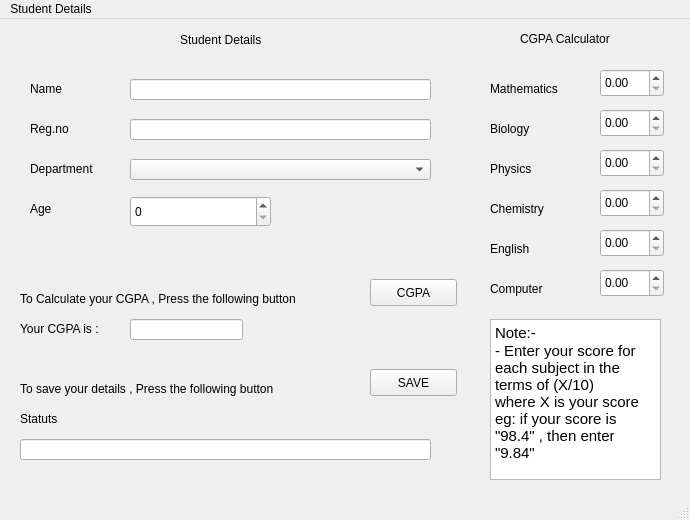
<?xml version="1.0" encoding="UTF-8"?>
<ui version="4.0">
 <class>MainWindow</class>
 <widget class="QMainWindow" name="MainWindow">
  <property name="geometry">
   <rect>
    <x>0</x>
    <y>0</y>
    <width>690</width>
    <height>520</height>
   </rect>
  </property>
  <property name="windowTitle">
   <string>MainWindow</string>
  </property>
  <widget class="QWidget" name="centralwidget">
   <widget class="QLabel" name="label">
    <property name="geometry">
     <rect>
      <x>30</x>
      <y>60</y>
      <width>66</width>
      <height>19</height>
     </rect>
    </property>
    <property name="text">
     <string>Name</string>
    </property>
   </widget>
   <widget class="QLineEdit" name="lineEdit">
    <property name="geometry">
     <rect>
      <x>130</x>
      <y>60</y>
      <width>301</width>
      <height>21</height>
     </rect>
    </property>
   </widget>
   <widget class="QLabel" name="label_2">
    <property name="geometry">
     <rect>
      <x>30</x>
      <y>100</y>
      <width>61</width>
      <height>20</height>
     </rect>
    </property>
    <property name="text">
     <string>Reg.no</string>
    </property>
   </widget>
   <widget class="QLineEdit" name="lineEdit_2">
    <property name="geometry">
     <rect>
      <x>130</x>
      <y>100</y>
      <width>301</width>
      <height>21</height>
     </rect>
    </property>
   </widget>
   <widget class="QLabel" name="label_3">
    <property name="geometry">
     <rect>
      <x>30</x>
      <y>140</y>
      <width>91</width>
      <height>19</height>
     </rect>
    </property>
    <property name="text">
     <string>Department</string>
    </property>
   </widget>
   <widget class="QComboBox" name="comboBox">
    <property name="geometry">
     <rect>
      <x>130</x>
      <y>140</y>
      <width>301</width>
      <height>21</height>
     </rect>
    </property>
    <item>
     <property name="text">
      <string/>
     </property>
    </item>
    <item>
     <property name="text">
      <string>CSE - CORE</string>
     </property>
    </item>
    <item>
     <property name="text">
      <string>CSE - AIML</string>
     </property>
    </item>
    <item>
     <property name="text">
      <string>CSE - DSBS</string>
     </property>
    </item>
    <item>
     <property name="text">
      <string>CSE - BC</string>
     </property>
    </item>
    <item>
     <property name="text">
      <string>MECH</string>
     </property>
    </item>
    <item>
     <property name="text">
      <string>EEE</string>
     </property>
    </item>
    <item>
     <property name="text">
      <string>ECE</string>
     </property>
    </item>
    <item>
     <property name="text">
      <string/>
     </property>
    </item>
   </widget>
   <widget class="QLabel" name="label_4">
    <property name="geometry">
     <rect>
      <x>30</x>
      <y>180</y>
      <width>66</width>
      <height>19</height>
     </rect>
    </property>
    <property name="text">
     <string>Age</string>
    </property>
   </widget>
   <widget class="QSpinBox" name="spinBox">
    <property name="geometry">
     <rect>
      <x>130</x>
      <y>177</y>
      <width>141</width>
      <height>31</height>
     </rect>
    </property>
   </widget>
   <widget class="QLabel" name="label_5">
    <property name="geometry">
     <rect>
      <x>180</x>
      <y>10</y>
      <width>101</width>
      <height>21</height>
     </rect>
    </property>
    <property name="text">
     <string>Student Details</string>
    </property>
   </widget>
   <widget class="QLabel" name="label_6">
    <property name="geometry">
     <rect>
      <x>520</x>
      <y>10</y>
      <width>111</width>
      <height>19</height>
     </rect>
    </property>
    <property name="text">
     <string>CGPA Calculator</string>
    </property>
   </widget>
   <widget class="QLabel" name="label_7">
    <property name="geometry">
     <rect>
      <x>490</x>
      <y>140</y>
      <width>66</width>
      <height>19</height>
     </rect>
    </property>
    <property name="text">
     <string>Physics</string>
    </property>
   </widget>
   <widget class="QLabel" name="label_8">
    <property name="geometry">
     <rect>
      <x>490</x>
      <y>180</y>
      <width>71</width>
      <height>19</height>
     </rect>
    </property>
    <property name="text">
     <string>Chemistry</string>
    </property>
   </widget>
   <widget class="QLabel" name="label_9">
    <property name="geometry">
     <rect>
      <x>490</x>
      <y>260</y>
      <width>66</width>
      <height>19</height>
     </rect>
    </property>
    <property name="text">
     <string>Computer</string>
    </property>
   </widget>
   <widget class="QLabel" name="label_10">
    <property name="geometry">
     <rect>
      <x>490</x>
      <y>60</y>
      <width>91</width>
      <height>19</height>
     </rect>
    </property>
    <property name="text">
     <string>Mathematics</string>
    </property>
   </widget>
   <widget class="QLabel" name="label_11">
    <property name="geometry">
     <rect>
      <x>490</x>
      <y>220</y>
      <width>66</width>
      <height>19</height>
     </rect>
    </property>
    <property name="text">
     <string>English</string>
    </property>
   </widget>
   <widget class="QLabel" name="label_12">
    <property name="geometry">
     <rect>
      <x>490</x>
      <y>100</y>
      <width>66</width>
      <height>19</height>
     </rect>
    </property>
    <property name="text">
     <string>Biology</string>
    </property>
   </widget>
   <widget class="QDoubleSpinBox" name="doubleSpinBox">
    <property name="geometry">
     <rect>
      <x>600</x>
      <y>50</y>
      <width>64</width>
      <height>28</height>
     </rect>
    </property>
   </widget>
   <widget class="QDoubleSpinBox" name="doubleSpinBox_2">
    <property name="geometry">
     <rect>
      <x>600</x>
      <y>170</y>
      <width>64</width>
      <height>28</height>
     </rect>
    </property>
   </widget>
   <widget class="QDoubleSpinBox" name="doubleSpinBox_3">
    <property name="geometry">
     <rect>
      <x>600</x>
      <y>130</y>
      <width>64</width>
      <height>28</height>
     </rect>
    </property>
   </widget>
   <widget class="QDoubleSpinBox" name="doubleSpinBox_4">
    <property name="geometry">
     <rect>
      <x>600</x>
      <y>90</y>
      <width>64</width>
      <height>28</height>
     </rect>
    </property>
   </widget>
   <widget class="QDoubleSpinBox" name="doubleSpinBox_5">
    <property name="geometry">
     <rect>
      <x>600</x>
      <y>250</y>
      <width>64</width>
      <height>28</height>
     </rect>
    </property>
   </widget>
   <widget class="QDoubleSpinBox" name="doubleSpinBox_6">
    <property name="geometry">
     <rect>
      <x>600</x>
      <y>210</y>
      <width>64</width>
      <height>28</height>
     </rect>
    </property>
   </widget>
   <widget class="QTextBrowser" name="textBrowser">
    <property name="geometry">
     <rect>
      <x>490</x>
      <y>300</y>
      <width>171</width>
      <height>161</height>
     </rect>
    </property>
    <property name="html">
     <string>&lt;!DOCTYPE HTML PUBLIC &quot;-//W3C//DTD HTML 4.0//EN&quot; &quot;http://www.w3.org/TR/REC-html40/strict.dtd&quot;&gt;
&lt;html&gt;&lt;head&gt;&lt;meta name=&quot;qrichtext&quot; content=&quot;1&quot; /&gt;&lt;style type=&quot;text/css&quot;&gt;
p, li { white-space: pre-wrap; }
&lt;/style&gt;&lt;/head&gt;&lt;body style=&quot; font-family:'Cantarell'; font-size:11pt; font-weight:400; font-style:normal;&quot;&gt;
&lt;p style=&quot; margin-top:0px; margin-bottom:0px; margin-left:0px; margin-right:0px; -qt-block-indent:0; text-indent:0px;&quot;&gt;Note:-&lt;/p&gt;
&lt;p style=&quot; margin-top:0px; margin-bottom:0px; margin-left:0px; margin-right:0px; -qt-block-indent:0; text-indent:0px;&quot;&gt;- Enter your score for each subject in the terms of (X/10)&lt;br /&gt;where X is your score &lt;br /&gt;eg: if your score is &amp;quot;98.4&amp;quot; , then enter &amp;quot;9.84&amp;quot;&lt;/p&gt;&lt;/body&gt;&lt;/html&gt;</string>
    </property>
   </widget>
   <widget class="QLabel" name="label_13">
    <property name="geometry">
     <rect>
      <x>20</x>
      <y>270</y>
      <width>351</width>
      <height>19</height>
     </rect>
    </property>
    <property name="text">
     <string>To Calculate your CGPA , Press the following button</string>
    </property>
   </widget>
   <widget class="QPushButton" name="pushButton">
    <property name="geometry">
     <rect>
      <x>370</x>
      <y>260</y>
      <width>87</width>
      <height>27</height>
     </rect>
    </property>
    <property name="text">
     <string>CGPA</string>
    </property>
   </widget>
   <widget class="QLabel" name="label_14">
    <property name="geometry">
     <rect>
      <x>20</x>
      <y>300</y>
      <width>121</width>
      <height>19</height>
     </rect>
    </property>
    <property name="text">
     <string>Your CGPA is :</string>
    </property>
   </widget>
   <widget class="QLineEdit" name="lineEdit_3">
    <property name="geometry">
     <rect>
      <x>130</x>
      <y>300</y>
      <width>113</width>
      <height>21</height>
     </rect>
    </property>
   </widget>
   <widget class="QLabel" name="label_16">
    <property name="geometry">
     <rect>
      <x>20</x>
      <y>360</y>
      <width>331</width>
      <height>19</height>
     </rect>
    </property>
    <property name="text">
     <string>To save your details , Press the following button</string>
    </property>
   </widget>
   <widget class="QPushButton" name="pushButton_2">
    <property name="geometry">
     <rect>
      <x>370</x>
      <y>350</y>
      <width>87</width>
      <height>27</height>
     </rect>
    </property>
    <property name="text">
     <string>SAVE</string>
    </property>
   </widget>
   <widget class="QLabel" name="label_17">
    <property name="geometry">
     <rect>
      <x>20</x>
      <y>390</y>
      <width>66</width>
      <height>19</height>
     </rect>
    </property>
    <property name="text">
     <string>Statuts</string>
    </property>
   </widget>
   <widget class="QLineEdit" name="lineEdit_5">
    <property name="geometry">
     <rect>
      <x>20</x>
      <y>420</y>
      <width>411</width>
      <height>21</height>
     </rect>
    </property>
   </widget>
  </widget>
  <widget class="QStatusBar" name="statusbar"/>
  <widget class="QMenuBar" name="menubar">
   <property name="geometry">
    <rect>
     <x>0</x>
     <y>0</y>
     <width>690</width>
     <height>24</height>
    </rect>
   </property>
   <widget class="QMenu" name="menuStudent_Details">
    <property name="title">
     <string>Student Details</string>
    </property>
   </widget>
   <addaction name="menuStudent_Details"/>
  </widget>
 </widget>
 <resources/>
 <connections/>
</ui>
